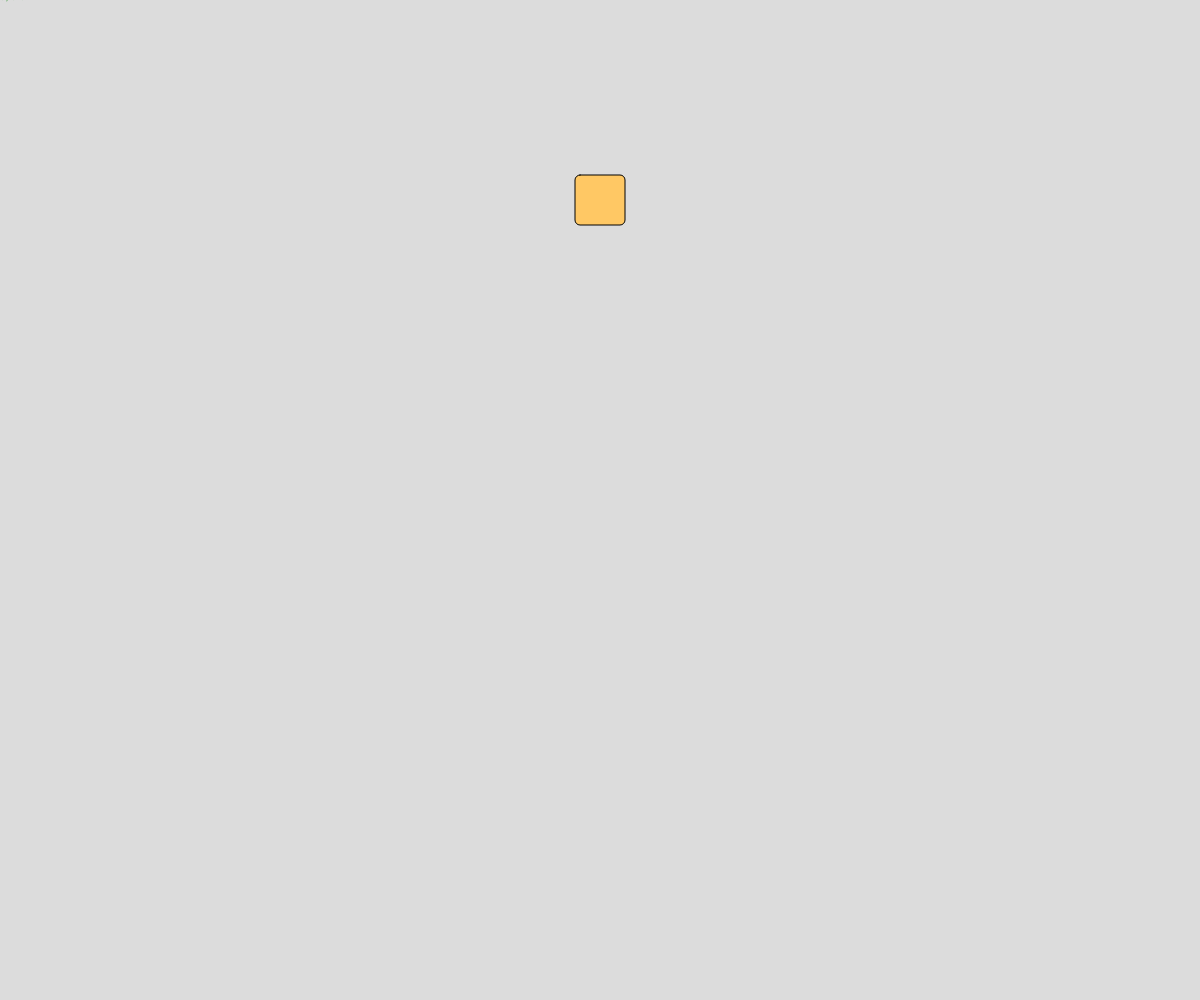
Frame 1 (no input)
Frame 60 (no input): identical to frame 1, image omitted
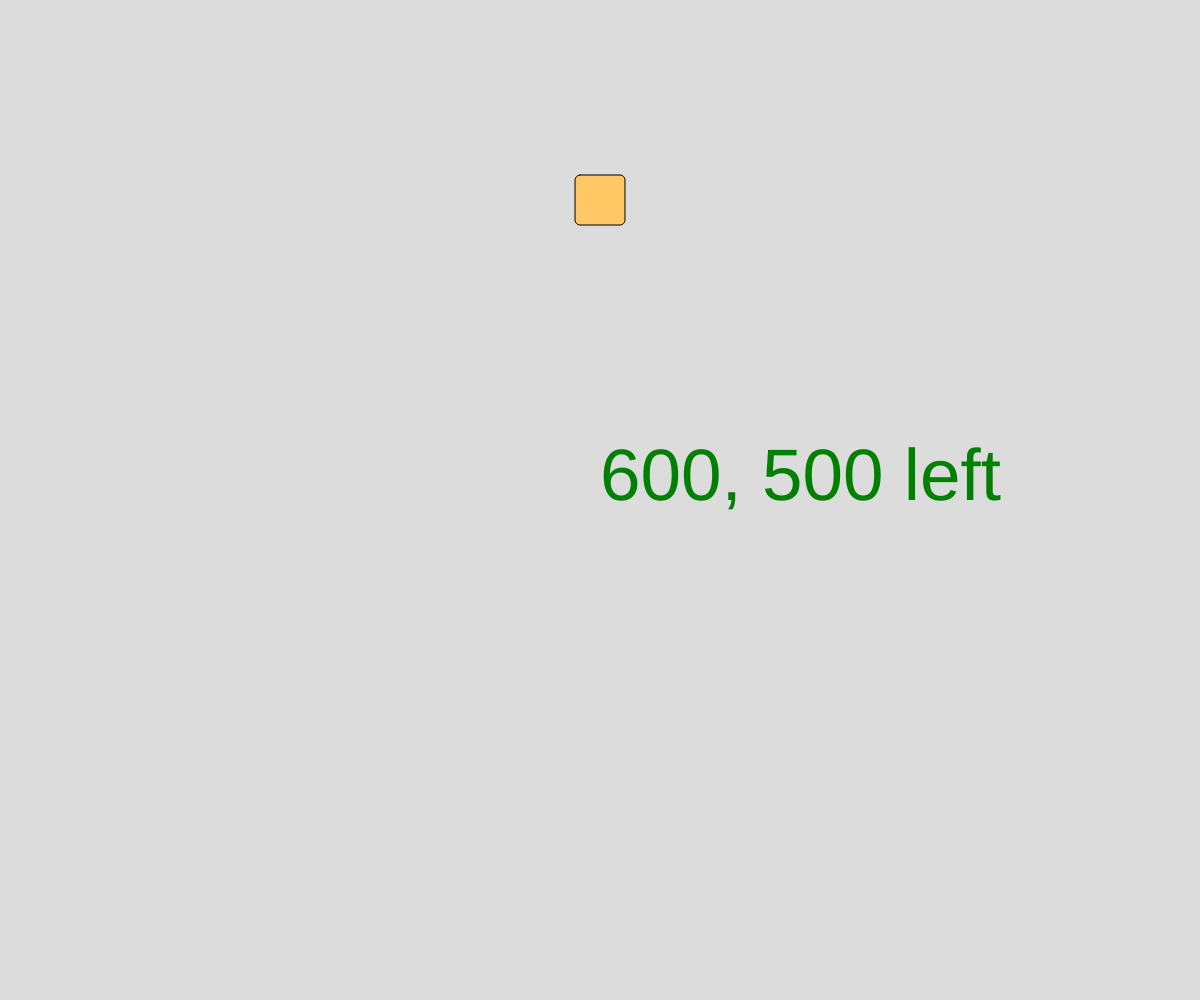
Frame 120 (the mouse pressed at the canvas centre since frame 60)

The p5.js sketch that drew these frames (run headless with seeded random() and noise() and a simulated clock; from frame 60 on, the mouse is pressed at the canvas centre):

// p5.js sketch
// ── sketch.js
// User Events
// Gary Wang
// Feb. 7th, 2025

// Global Variable Declarations
//Define your globals here.
// You can only store simple/primitive data
// at the point. (no system variables)
let tSize = 10;
let x; //declaration only

function setup() {
  //run once
  createCanvas(windowWidth, windowHeight);
  x = width/2;
  rectMode(CENTER);
}

function draw() {
  background(220);
  //print("Current Frame: " + frameCount);   //console.log()

  fill("green")//fill/stroke 
  textSize(tSize);
  text(mouseX + ", " + mouseY + " "+ mouseButton, mouseX, mouseY);

  //--------Keyboard Section-------------
  fill(255,200,100);
  square(x, 200, 50, 5);

  if(keyIsDown(LEFT_ARROW)){
    x = x - 5;
    if (x<0){ //off left edge
      x = width;//create a wrap-around effect
    }
  }
  if(keyIsDown(RIGHT_ARROW)){
    x = x + 5;
    if(x>width){
      x=0;
    }
  }
}

function mousePressed(){
  //this is called Automatically...do NOT call it
  //yourself.
  //This is called ONCE PER MOUSE BUTTON PRESS
  tSize = random(5,100);
}
